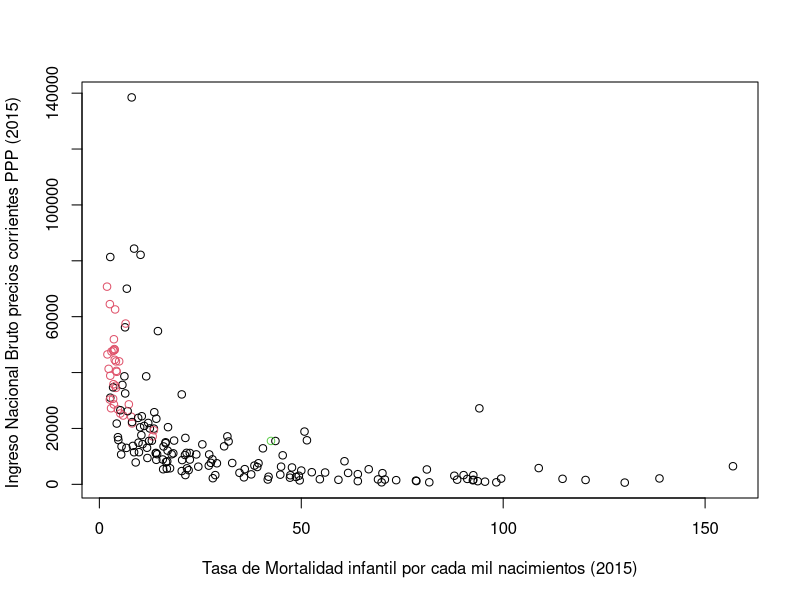

This figure's R source: (Note: this script raises an error after producing the figure.)
## Clasificador para todos los países

#install.packages("dplyr") ## librería básica de manejo de datos
library(dplyr) ## se carga la librería

## Juntando bases de datos para flag OCDE
A <- read.csv(file = "Cap 1. Principios de aprendizaje automatizado/data/all_contries.csv", 
              stringsAsFactors = F)

B <- read.csv(file = "Cap 1. Principios de aprendizaje automatizado/data/ocde_members.csv", 
             stringsAsFactors = F) %>% select(-Date)

df2 <- left_join(A, B)

## Se pintan los casos que no son miembros de la OCDE con color 1 (negro)
df2$OCDE_member[is.na(df2$OCDE_member)] <- 1


## Cambiando los nombres de todas las variables
## se utiliza una lista de nombres más sencilla de interpretar
names(df2) <-c("Nombre_pais",
               "Codigo_pais",
               "GNI_PC_PPP",
               "Tasa_mortalidad",
               "OCDE_member")
df2$OCDE_member[df2$Nombre_pais == "World"] <- 3


par(mfrow=c(1,1))
plot(df2$Tasa_mortalidad, 
     df2$GNI_PC_PPP, 
     col = df2$OCDE_member,
     xlab = "Tasa de Mortalidad infantil por cada mil nacimientos (2015)",
     ylab = "Ingreso Nacional Bruto precios corrientes PPP (2015) ")
abline(a, col = "blue", lwd = 3)

## Se pueden agregar otras líneas para mejorar el poder de clasificación del algoritmo

a$coefficients <- a$coefficients * -2
abline(a, col = "blue", lwd = 3 )

a$coefficients <- abs(a$coefficients) + 100
abline(a, col = "blue", lwd = 3 )
